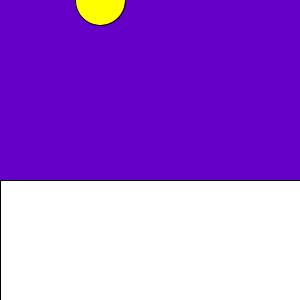
Frame 1 (no input)
Frame 60 (the mouse pressed at the canvas centre just before this capture): identical to frame 1, image omitted
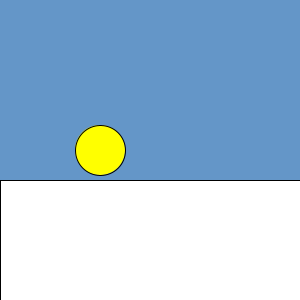
Frame 120 (the mouse held since frame 60 and released just before this capture)

The Processing sketch that drew these frames (run headless with seeded random() and noise(); from frame 60 on, the mouse is pressed at the canvas centre):

// Processing sketch: processing_18688
// ── processing_18688.pde

void setup(){
  size(300,300);
}
void draw(){
  background(100,mouseY,200);
  fill(255,255,0);
  ellipse(100,mouseY,50,50);
  fill(255,255,255);
  rect(0,180,300,120);
}
